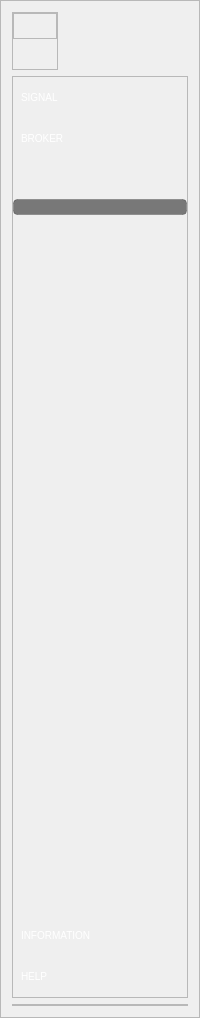
       <widget class="QFrame" name="menuContainer">
        <property name="frameShape">
         <enum>QFrame::StyledPanel</enum>
        </property>
        <property name="frameShadow">
         <enum>QFrame::Raised</enum>
        </property>
        <layout class="QVBoxLayout" name="verticalLayout_2">
         <item alignment="Qt::AlignLeft">
          <widget class="QFrame" name="frame_3">
           <property name="styleSheet">
            <string notr="true">QPushButton{
	padding: 5px;
	border-radius: 10px;
	background-color: transparent;
}

QPushButton:hover{
	background-color: rgba(0, 0, 0, 0.5);
	border: 1px solid rgba(0, 0, 0, 0.2);
	border-radius: 4px;
}</string>
           </property>
           <property name="frameShape">
            <enum>QFrame::StyledPanel</enum>
           </property>
           <property name="frameShadow">
            <enum>QFrame::Raised</enum>
           </property>
           <layout class="QHBoxLayout" name="horizontalLayout_2">
            <property name="spacing">
             <number>0</number>
            </property>
            <property name="leftMargin">
             <number>0</number>
            </property>
            <property name="topMargin">
             <number>0</number>
            </property>
            <property name="rightMargin">
             <number>0</number>
            </property>
            <property name="bottomMargin">
             <number>30</number>
            </property>
            <item alignment="Qt::AlignRight|Qt::AlignTop">
             <widget class="QFrame" name="frame_25">
              <property name="sizePolicy">
               <sizepolicy hsizetype="Expanding" vsizetype="Expanding">
                <horstretch>0</horstretch>
                <verstretch>0</verstretch>
               </sizepolicy>
              </property>
              <property name="frameShape">
               <enum>QFrame::StyledPanel</enum>
              </property>
              <property name="frameShadow">
               <enum>QFrame::Raised</enum>
              </property>
              <layout class="QHBoxLayout" name="horizontalLayout_7">
               <property name="spacing">
                <number>0</number>
               </property>
               <property name="leftMargin">
                <number>0</number>
               </property>
               <property name="topMargin">
                <number>0</number>
               </property>
               <property name="rightMargin">
                <number>0</number>
               </property>
               <property name="bottomMargin">
                <number>0</number>
               </property>
               <item>
                <widget class="QPushButton" name="notificationBtn">
                 <property name="text">
                  <string/>
                 </property>
                 <property name="icon">
                  <iconset>
                   <normaloff>:/updateIcon/icons8_logout_rounded_left_32.png</normaloff>:/updateIcon/icons8_logout_rounded_left_32.png</iconset>
                 </property>
                 <property name="iconSize">
                  <size>
                   <width>25</width>
                   <height>25</height>
                  </size>
                 </property>
                </widget>
               </item>
              </layout>
             </widget>
            </item>
           </layout>
          </widget>
         </item>
         <item alignment="Qt::AlignTop">
          <widget class="QFrame" name="frame_4">
           <property name="styleSheet">
            <string notr="true">QPushButton{
	background-color: transparent;
	color: #ffffff;
	font: 10px;
	padding: 8px;
	text-align: left;
	width: 120px;
	height: 25px;
	border: 10px;
}

QPushButton:hover{
	background-color: rgba(0, 0, 0, 0.5);
	border: 1px solid rgba(0, 0, 0, 0.2);
	border-radius: 4px;
}</string>
           </property>
           <property name="frameShape">
            <enum>QFrame::StyledPanel</enum>
           </property>
           <property name="frameShadow">
            <enum>QFrame::Raised</enum>
           </property>
           <layout class="QVBoxLayout" name="verticalLayout_3">
            <property name="spacing">
             <number>0</number>
            </property>
            <property name="leftMargin">
             <number>0</number>
            </property>
            <property name="topMargin">
             <number>0</number>
            </property>
            <property name="rightMargin">
             <number>0</number>
            </property>
            <property name="bottomMargin">
             <number>0</number>
            </property>
            <item>
             <widget class="QPushButton" name="signalBtn">
              <property name="text">
               <string>SIGNAL</string>
              </property>
              <property name="icon">
               <iconset>
                <normaloff>:/updateIcon/icons8_wi-fi_32.png</normaloff>:/updateIcon/icons8_wi-fi_32.png</iconset>
              </property>
              <property name="iconSize">
               <size>
                <width>25</width>
                <height>25</height>
               </size>
              </property>
             </widget>
            </item>
            <item>
             <widget class="QPushButton" name="brokerBtn">
              <property name="text">
               <string>BROKER</string>
              </property>
              <property name="icon">
               <iconset>
                <normaloff>:/icons/icons8_broker_32.png</normaloff>:/icons/icons8_broker_32.png</iconset>
              </property>
              <property name="iconSize">
               <size>
                <width>25</width>
                <height>25</height>
               </size>
              </property>
             </widget>
            </item>
            <item>
             <spacer name="verticalSpacer_2">
              <property name="orientation">
               <enum>Qt::Vertical</enum>
              </property>
              <property name="sizeHint" stdset="0">
               <size>
                <width>20</width>
                <height>40</height>
               </size>
              </property>
             </spacer>
            </item>
            <item>
             <widget class="QLabel" name="wekkendUpdates">
              <property name="sizePolicy">
               <sizepolicy hsizetype="Expanding" vsizetype="Expanding">
                <horstretch>0</horstretch>
                <verstretch>0</verstretch>
               </sizepolicy>
              </property>
              <property name="styleSheet">
               <string notr="true">QLabel{
	color: #ffffff;
	font: 75 12px;
	background-color: rgba(0, 0, 0, 0.5);
	border: 1px solid rgba(0, 0, 0, 0.2);
	border-radius: 4px;
}</string>
              </property>
              <property name="text">
               <string/>
              </property>
              <property name="alignment">
               <set>Qt::AlignCenter</set>
              </property>
             </widget>
            </item>
            <item>
             <spacer name="verticalSpacer_3">
              <property name="orientation">
               <enum>Qt::Vertical</enum>
              </property>
              <property name="sizeType">
               <enum>QSizePolicy::Preferred</enum>
              </property>
              <property name="sizeHint" stdset="0">
               <size>
                <width>20</width>
                <height>700</height>
               </size>
              </property>
             </spacer>
            </item>
            <item>
             <widget class="QPushButton" name="infoBtn">
              <property name="text">
               <string>INFORMATION</string>
              </property>
              <property name="icon">
               <iconset>
                <normaloff>:/icons/icons8_info_32.png</normaloff>:/icons/icons8_info_32.png</iconset>
              </property>
              <property name="iconSize">
               <size>
                <width>25</width>
                <height>25</height>
               </size>
              </property>
             </widget>
            </item>
            <item>
             <widget class="QPushButton" name="helpBtn">
              <property name="text">
               <string>HELP</string>
              </property>
              <property name="icon">
               <iconset>
                <normaloff>:/icons/icons8_help_32.png</normaloff>:/icons/icons8_help_32.png</iconset>
              </property>
              <property name="iconSize">
               <size>
                <width>25</width>
                <height>25</height>
               </size>
              </property>
             </widget>
            </item>
           </layout>
          </widget>
         </item>
         <item alignment="Qt::AlignBottom">
          <widget class="QFrame" name="frame_5">
           <property name="styleSheet">
            <string notr="true">QPushButton{
	padding: 5px;
	border-radius: 10px;
	background-color: transparent;
}

QPushButton:hover{
	border-radius: 10px;
	background-color: qlineargradient(spread:pad, x1:1, y1:0, x2:1, y2:0, stop:0 rgba(140, 0, 72, 255), stop:1 rgba(255, 255, 255, 255));
}

#footerBanner {
	border-radius: 10px;
	background-color: qlineargradient(spread:pad, x1:1, y1:0, x2:1, y2:0, stop:0 rgba(140, 0, 72, 0.5), stop:1 rgba(255, 255, 255, 255));
	padding: 5px;
}</string>
           </property>
           <property name="frameShape">
            <enum>QFrame::StyledPanel</enum>
           </property>
           <property name="frameShadow">
            <enum>QFrame::Raised</enum>
           </property>
           <layout class="QVBoxLayout" name="verticalLayout_5">
            <property name="spacing">
             <number>0</number>
            </property>
            <property name="leftMargin">
             <number>0</number>
            </property>
            <property name="topMargin">
             <number>0</number>
            </property>
            <property name="rightMargin">
             <number>0</number>
            </property>
            <property name="bottomMargin">
             <number>0</number>
            </property>
           </layout>
          </widget>
         </item>
        </layout>
       </widget>
